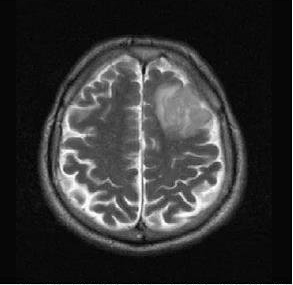
#> input picture Image Processing/images/Abnormal MRI Raw.png, 293 x 285 px
$ python circle_transform.py
#> lines starting #> are read from the running program, lines starting #| are printed output that depends on the picture
import numpy as np
import cv2 as cv

abnormal_mri_image = "../images/Abnormal MRI Raw.png"
healthy_mri_image = "../images/Healthy MRI Raw.png"
img = cv.imread(abnormal_mri_image, cv.IMREAD_GRAYSCALE)
#> img is the input picture: shape (285, 293); min 0, max 255, mean 52.1
assert img is not None, "file could not be read, check with os.path.exists()"
img = cv.medianBlur(img, 5)
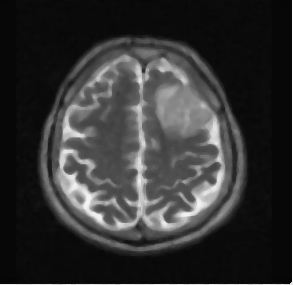
#> img: shape (285, 293); min 5, max 255, mean 51.6
cimg = cv.cvtColor(img, cv.COLOR_GRAY2BGR)
circles = cv.HoughCircles(
    img, cv.HOUGH_GRADIENT, 1, 20, param1=50, param2=30, minRadius=0, maxRadius=0
)
#> circles = 90 rows, first 8: [152.5, 152.5, 89.3], [146.5, 126.5, 84.3], [121.5, 160.5, 75.2], [125.5, 127.5, 77.6], [164.5, 170.5, 78.9], [125.5, 182.5, 70.9], [149.5, 106.5, 58.4], [100.5, 146.5, 58.6]
circles = np.uint16(np.around(circles))
#> circles = 90 rows, first 8: [152, 152, 89], [146, 126, 84], [122, 160, 75], [126, 128, 78], [164, 170, 79], [126, 182, 71], [150, 106, 58], [100, 146, 59]
for i in circles[0, :]:
    # draw the outer circle
    cv.circle(cimg, (i[0], i[1]), i[2], (0, 255, 0), 2)
    # draw the center of the circle
    cv.circle(cimg, (i[0], i[1]), 2, (0, 0, 255), 3)
#> this loop made 90 passes
#> i on passes 1 to 12: [152, 152, 89], [146, 126, 84], [122, 160, 75], [126, 128, 78], [164, 170, 79], [126, 182, 71], [150, 106, 58], [100, 146, 59], [120, 104, 65], [182, 162, 55], [100, 172, 58], [174, 198, 45]
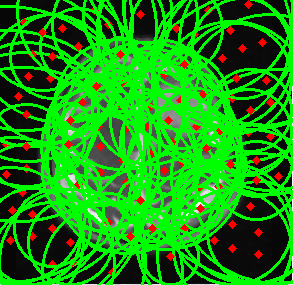
#> cimg: shape (285, 293, 3); mean B, G, R 14.6, 147, 23.4
cv.imshow("detected circles", cimg)
cv.waitKey(0)
cv.destroyAllWindows()

$ run again, with Image Processing/images/MRI Healthy vs Abnormal Example.png copied over Image Processing/images/Abnormal MRI Raw.png
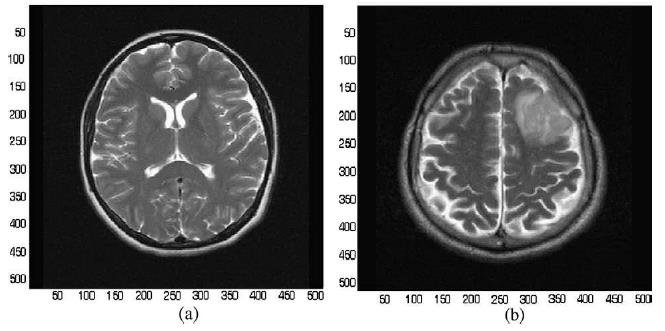
#> input picture Image Processing/images/MRI Healthy vs Abnormal Example.png, 665 x 331 px
#> img is the input picture: shape (331, 665); min 0, max 255, mean 96.8
#> `img = cv.medianBlur(img, 5)`:
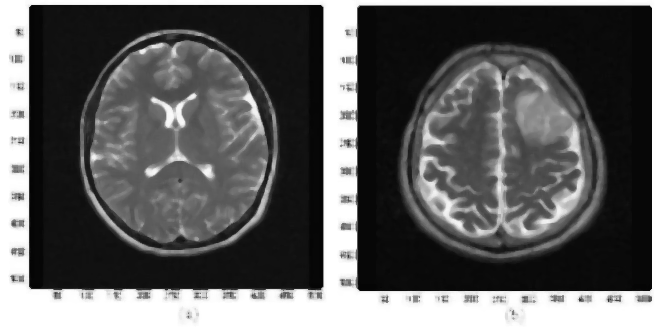
#> img: shape (331, 665); min 4, max 255, mean 97.3
#> `circles = cv.HoughCircles( img, cv.HOUGH_GRADIENT, 1, 20, param1=50, p..`: circles = 254 rows, first 8: [176.5, 162.5, 92.1], [164.5, 138.5, 108.7], [506.5, 133.5, 83.8], [507.5, 155.5, 89.5], [287.5, 30.5, 258.8], [188.5, 135.5, 105.6], [394.5, 45.5, 257.7], [388.5, 148.5, 143.9]
#> `circles = np.uint16(np.around(circles))`: circles = 254 rows, first 8: [176, 162, 92], [164, 138, 109], [506, 134, 84], [508, 156, 90], [288, 30, 259], [188, 136, 106], [394, 46, 258], [388, 148, 144]
#> the loop `for i in circles[0, :]:` made 254 passes
#> after the loop `for i in circles[0, :]:`:
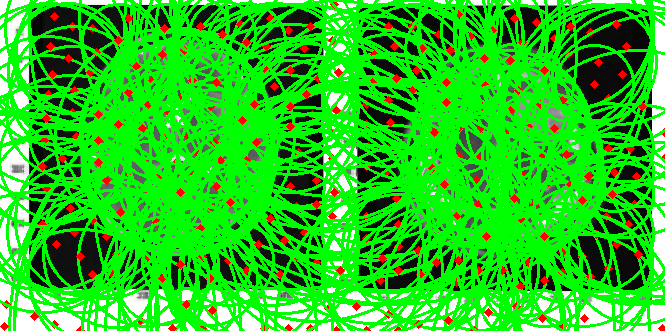
#> cimg: shape (331, 665, 3); mean B, G, R 29.6, 196.8, 37.9
